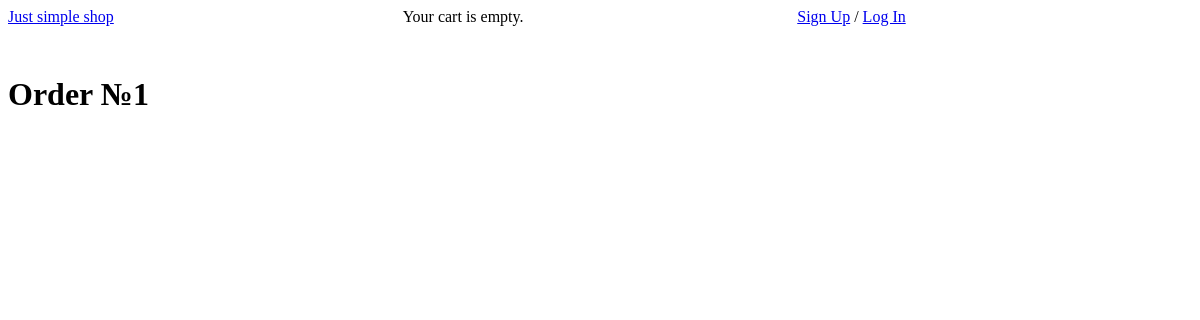
/order/1/, run on an earlier commit of the app's database.
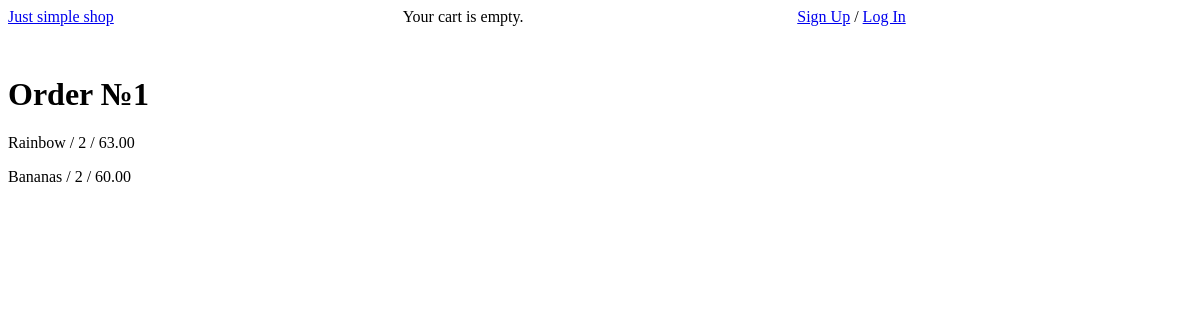
And on a later commit of the database.
### orders/models.py (models this page shows, shortened)
class OrderItem(models.Model):
    order = models.ForeignKey(Order,
                              related_name='order',
                              on_delete=models.CASCADE)
    product = models.ForeignKey(Product,
                                related_name='order_items',
                                on_delete=models.CASCADE)
    price = models.DecimalField(max_digits=10, decimal_places=2)
    quantity = models.PositiveIntegerField(default=1)

### shop/models.py (models this page shows)
class Product(models.Model):
    subcategory = models.ForeignKey(Subcategory, on_delete=models.CASCADE)
    name = models.CharField(max_length=200)
    slug = models.SlugField(max_length=200, unique=True)
    price = models.DecimalField(max_digits=10, decimal_places=2)
    def __str__(self):
        return self.name

### orders/views.py (the view)
# urls.py: path('<int:ids>/', views.order_view,
def order_view(request, ids):
    items = OrderItem.objects.filter(order__id=ids)
    context = {
        'ids': ids,
        'items': items
    }
    return render(request, "order.html", context)

### cart/cart.py (called while the page is built)
    def __len__(self):
        return sum(item['quantity'] for item in self.cart.values())

### cart/context_processors.py (called while the page is built)
def cart(request):
    return {'cart': Cart(request)}

### templates/order.html
{% extends "base.html" %}
{% block content %}
<h1>Order №{{ids}}</h1>
{% for item in items %}
<p>{{ item.product }} / {{ item.quantity }} / {{ item.price }}</p>
{% endfor %}
{% endblock %}

What changed in the data, as far as the page shows it:
added OrderItem: product "Rainbow", quantity "2", price "63.00"
added OrderItem: product "Bananas", quantity "2", price "60.00"
